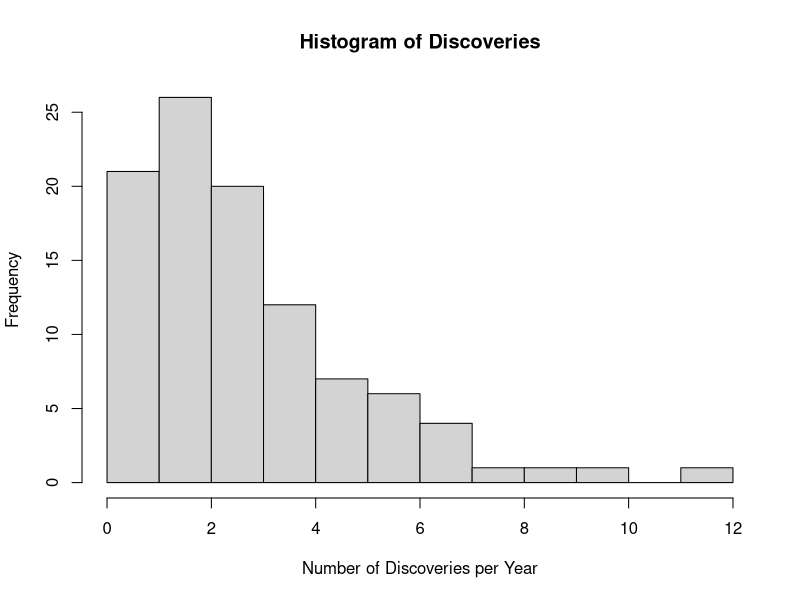
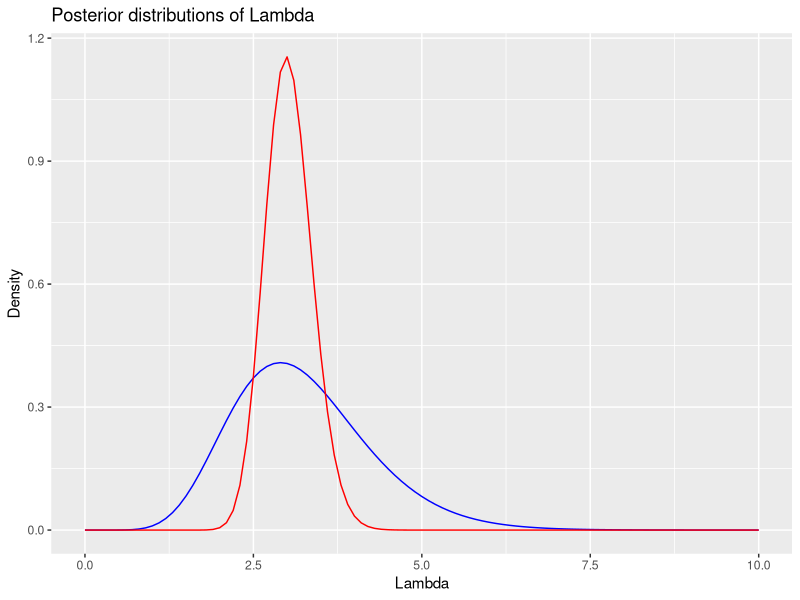

Generate these figures, in order, with R:
library(datasets)
data(discoveries)
hist(discoveries, breaks=10, main="Histogram of Discoveries", xlab="Number of Discoveries per Year", ylab="Frequency")

# Anta disse er de observerte oppdagelsene for de første 3 årene
observations_1 = c(4, 3, 2)

# Prior hyperparametere
kappa_0 = 1
tau_0 = 0.1

# Oppdater til posterior etter første sett med observasjoner
n_1 = sum(observations_1)  # Totalt antall oppdagelser
t_1 = length(observations_1)  # Antall år

kappa_1 = kappa_0 + n_1
tau_1 = tau_0 + t_1

# For å illustrere, la oss anta at vi har data for de neste 22 årene
# Dette er et hypotetisk eksempel. Erstatt med faktiske data
observations_2 = rep(3, 22)  # Anta et gjennomsnitt på 3 oppdagelser per år

# Oppdater til posterior etter andre sett med observasjoner
n_2 = sum(observations_2)
t_2 = length(observations_2)

kappa_2 = kappa_1 + n_2
tau_2 = tau_1 + t_2

# Tegn de oppdaterte posterior fordelingene
library(ggplot2)
lambda_seq = seq(0, 10, by = 0.1)
posterior_1 = dgamma(lambda_seq, shape = kappa_1, rate = tau_1)
posterior_2 = dgamma(lambda_seq, shape = kappa_2, rate = tau_2)

ggplot() + 
  geom_line(aes(x = lambda_seq, y = posterior_1), color = "blue") +
  geom_line(aes(x = lambda_seq, y = posterior_2), color = "red") +
  labs(x = "Lambda", y = "Density", title = "Posterior distributions of Lambda")
